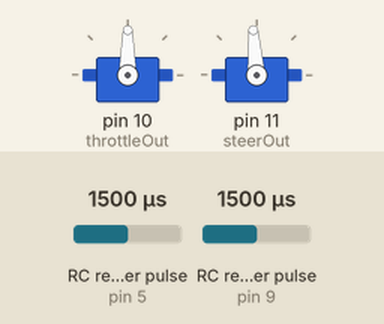
Simulated run of this sketch. Board: Arduino Uno, built with avr-gcc and run on an emulated ATmega328P. On the bench: 2 × servo. Wiring (inferred from the names in the program): 2 × RC receiver channel: data pin 5 / data pin 9. Inputs (shaded band) come from the test bench; at power-on: RC receiver pulse (sensors on pin 5, pin 9) 1500 µs. What the sketch prints to the serial monitor is not drawn.

Above: at 1.2 s.
1.3 s: RC receiver pulse (sensor on pin 5) set to 1980 µs
At 2.0 s:
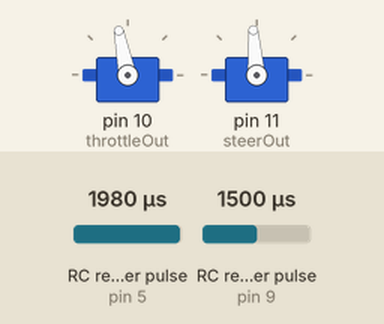
2.8 s: RC receiver pulse (sensor on pin 9) set to 1020 µs
At 3.2 s:
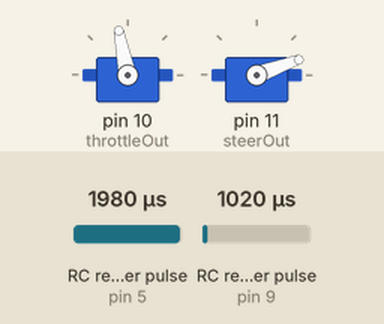
4.3 s: RC receiver pulse (sensor on pin 5) set to 1020 µs
At 5.5 s:
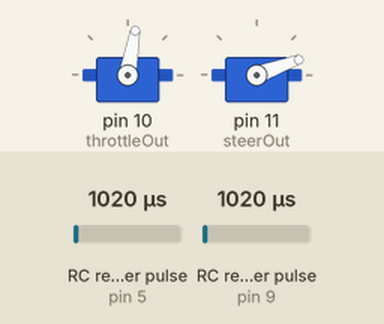
5.8 s: RC receiver pulse (sensor on pin 9) set to 1250 µs
At 6.7 s:
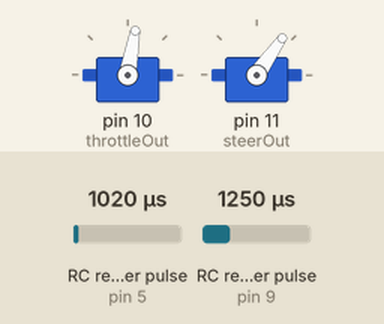
7.3 s: RC receiver pulse (sensor on pin 9) set to 1750 µs
At 7.8 s:
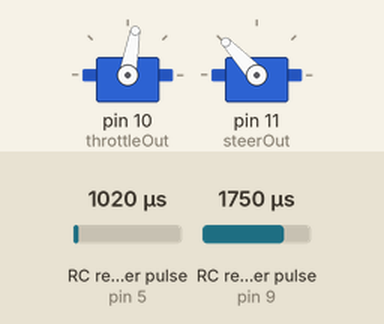
8.8 s: RC receiver pulse (sensor on pin 9) set to 1980 µs
At 10.2 s:
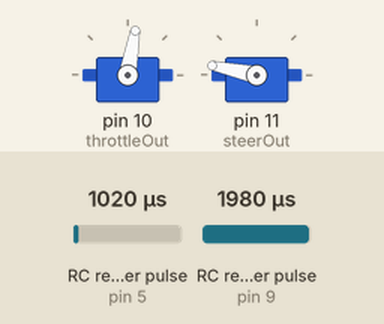
Timing chart, 0 to 11.3 s (numbered marks = the images above; inputs shaded):
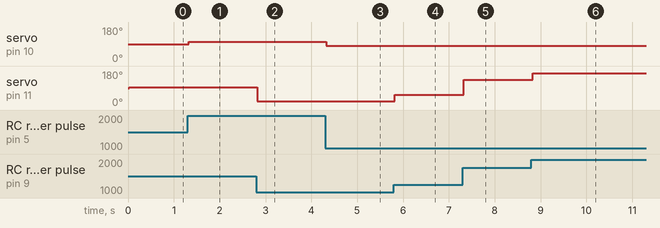

The sketch:

rcFilter.ino
```cpp
/*
 * Program to Read & Filter PWM Signal from RC Controller
 */

/* Libraries */
#include <Servo.h>

/* Pinout */
#define port 9600
#define throttleIn 5
#define throttleOut 10
#define steerIn 9
#define steerOut 11
#define echoPin 2
#define trigPin 3

/* Hardware Objects */
Servo throttle;
Servo steer;

/* Constants */
const int neutral = 90;
const float throttleLimit = 0.15;

/* Define Variables */
int throttleInput;
int steerInput;
int throttleTarget = neutral;
int steerTarget = neutral;
int distance;
long duration;

/**
 * Initialization.
 */
void setup() {

  /* Initialize Components */
  initCar();
//  initUltrasonicSensor();

  /* Setup Serial Port For Logging */
  Serial.begin(port);

}

/**
 * Periodic Function.
 */
void loop() {

  /* Make The Car Move */
  rcDrive();

  /* Read Distance From Sensor */
//  distance = getDistance();
//  Serial.print("Distance: ");
//  Serial.print(distance);
//  Serial.print(" meters\n");

}

/**
 * Initializes RC Car Driving Hardware
 */
void initCar() {

  /* Configure Pins */
  pinMode(throttleIn, INPUT);
  pinMode(steerIn, INPUT);
  throttle.attach(throttleOut);
  steer.attach(steerOut);

  /* Set Initial PWM Signal */
  setThrottle(neutral);
  setSteer(neutral);

}

void initUltrasonicSensor() {

  /* Configure Pins */
  pinMode(trigPin, OUTPUT);
  pinMode(echoPin, INPUT);

}

int getDistance() {
  digitalWrite(trigPin, LOW);
  delayMicroseconds(2);
  digitalWrite(trigPin, HIGH);
  delayMicroseconds(10);
  digitalWrite(trigPin, LOW);
  long duration = pulseIn(echoPin, HIGH);
  int distance = (duration * 0.034 / 2) * 100; // m
  return distance;
}

/**
 * Gets, Filters, & Sets The Car's Wheel Speed & Steer From RC Controller
 */
void rcDrive() {

  /* Read & Map Input */
  throttleInput = getInput(throttleIn);
  steerInput = getInput(steerIn);

  /* Filter Input */
  throttleTarget = neutral + (int) ((throttleInput - neutral) * throttleLimit);

  /* Set Output */
  Serial.println(steerTarget);
  setThrottle(throttleTarget);
  setSteer(steerInput);

}

/**
 * Returns Input From RC Controller
 */
int getInput(int pin) {
  return map(pulseIn(pin, HIGH), 890, 2053, 0, 180);
}

/**
 * Writes PWM Signal To Throttle
 */
void setThrottle(int speed) {
  throttle.write(speed);
}

/**
 * Writes PWM Signal To Servo
 */
void setSteer(int signal) {
  steer.write(signal);
}
```

Measured:
- after the input at 1.3 s, servo on pin 10 (throttleOut): 90° → 101° at once
- after the input at 2.8 s, servo on pin 11 (steerOut): 94° → 20° at once
- after the input at 4.3 s, servo on pin 10 (throttleOut): 101° → 80° at once
- after the input at 5.8 s, servo on pin 11 (steerOut): 20° → 55° at once
- after the input at 7.3 s, servo on pin 11 (steerOut): 55° → 133° at once
- after the input at 8.8 s, servo on pin 11 (steerOut): 133° → 168° at once
